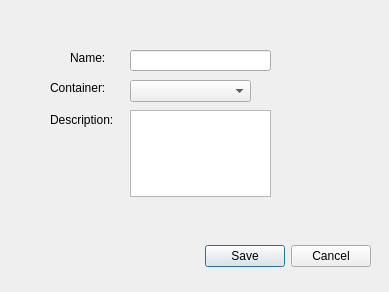
<?xml version="1.0" encoding="UTF-8"?>
<ui version="4.0">
 <class>editcontainerdialog</class>
 <widget class="QDialog" name="editcontainerdialog">
  <property name="geometry">
   <rect>
    <x>0</x>
    <y>0</y>
    <width>389</width>
    <height>292</height>
   </rect>
  </property>
  <property name="windowTitle">
   <string>Edit Container</string>
  </property>
  <widget class="QDialogButtonBox" name="button_box">
   <property name="geometry">
    <rect>
     <x>30</x>
     <y>240</y>
     <width>341</width>
     <height>32</height>
    </rect>
   </property>
   <property name="orientation">
    <enum>Qt::Horizontal</enum>
   </property>
   <property name="standardButtons">
    <set>QDialogButtonBox::Cancel|QDialogButtonBox::Save</set>
   </property>
  </widget>
  <widget class="QLineEdit" name="container_name">
   <property name="geometry">
    <rect>
     <x>130</x>
     <y>50</y>
     <width>141</width>
     <height>21</height>
    </rect>
   </property>
  </widget>
  <widget class="QLabel" name="label">
   <property name="geometry">
    <rect>
     <x>70</x>
     <y>50</y>
     <width>53</width>
     <height>16</height>
    </rect>
   </property>
   <property name="text">
    <string>Name:</string>
   </property>
  </widget>
  <widget class="QLabel" name="label_2">
   <property name="geometry">
    <rect>
     <x>50</x>
     <y>110</y>
     <width>71</width>
     <height>20</height>
    </rect>
   </property>
   <property name="text">
    <string>Description:</string>
   </property>
  </widget>
  <widget class="QTextEdit" name="container_description">
   <property name="geometry">
    <rect>
     <x>130</x>
     <y>110</y>
     <width>141</width>
     <height>87</height>
    </rect>
   </property>
  </widget>
  <widget class="QLabel" name="label_3">
   <property name="geometry">
    <rect>
     <x>50</x>
     <y>80</y>
     <width>61</width>
     <height>16</height>
    </rect>
   </property>
   <property name="text">
    <string>Container:</string>
   </property>
  </widget>
  <widget class="QComboBox" name="container_combobox">
   <property name="geometry">
    <rect>
     <x>130</x>
     <y>80</y>
     <width>121</width>
     <height>22</height>
    </rect>
   </property>
  </widget>
 </widget>
 <resources/>
 <connections>
  <connection>
   <sender>button_box</sender>
   <signal>accepted()</signal>
   <receiver>editcontainerdialog</receiver>
   <slot>accept()</slot>
   <hints>
    <hint type="sourcelabel">
     <x>248</x>
     <y>254</y>
    </hint>
    <hint type="destinationlabel">
     <x>157</x>
     <y>274</y>
    </hint>
   </hints>
  </connection>
  <connection>
   <sender>button_box</sender>
   <signal>rejected()</signal>
   <receiver>editcontainerdialog</receiver>
   <slot>reject()</slot>
   <hints>
    <hint type="sourcelabel">
     <x>316</x>
     <y>260</y>
    </hint>
    <hint type="destinationlabel">
     <x>286</x>
     <y>274</y>
    </hint>
   </hints>
  </connection>
 </connections>
</ui>
